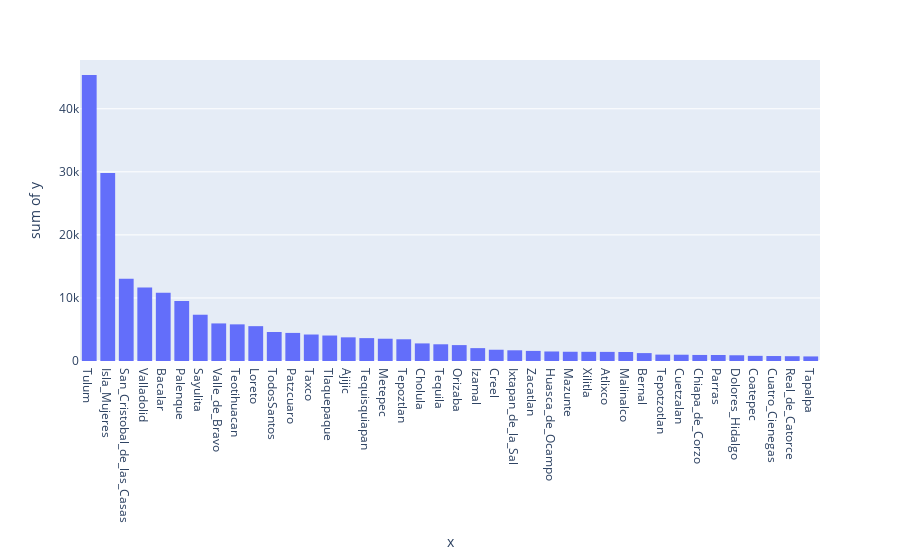

The cell this chart's notebook holds for it:
### Code cell
fig = px.histogram(towns.value_counts(), x=towns.value_counts().index, y=towns.value_counts().values)
fig.show()

### Figure 1 — Plotly figure (JSON) as saved in the notebook; plotly's stock layout.template omitted (floating-point values rounded to 4 significant figures)
{"data": [{"bingroup": "x", "histfunc": "sum", "hovertemplate": "x=%{x}<br>sum of y=%{y}<extra></extra>", "legendgroup": "", "marker": {"color": "#636efa", "pattern": {"shape": ""}}, "name": "", "orientation": "v", "showlegend": false, "type": "histogram", "x": ["Tulum", "Isla_Mujeres", "San_Cristobal_de_las_Casas", "Valladolid", "Bacalar", "Palenque", "Sayulita", "Valle_de_Bravo", "Teotihuacan", "Loreto", "TodosSantos", "Patzcuaro", "Taxco", "Tlaquepaque", "Ajijic", "Tequisquiapan", "Metepec", "Tepoztlan", "Cholula", "Tequila", "Orizaba", "Izamal", "Creel", "Ixtapan_de_la_Sal", "Zacatlan", "Huasca_de_Ocampo", "Mazunte", "Xilitla", "Atlixco", "Malinalco", "Bernal", "Tepotzotlan", "Cuetzalan", "Chiapa_de_Corzo", "Parras", "Dolores_Hidalgo", "Coatepec", "Cuatro_Cienegas", "Real_de_Catorce", "Tapalpa"], "xaxis": "x", "y": [45345, 29826, 13060, 11637, 10822, 9512, 7337, 5959, 5810, 5525, 4600, 4454, 4201, 4041, 3752, 3627, 3532, 3445, 2790, 2650, 2521, 2041, 1786, 1696, 1602, 1509, 1466, 1458, 1444, 1429, 1252, 1013, 996, 960, 953, 909, 818, 788, 760, 725], "yaxis": "y"}], "layout": {"barmode": "relative", "legend": {"tracegroupgap": 0}, "margin": {"t": 60}, "xaxis": {"anchor": "y", "domain": [0, 1], "title": {"text": "x"}}, "yaxis": {"anchor": "x", "domain": [0, 1], "title": {"text": "sum of y"}}}}
